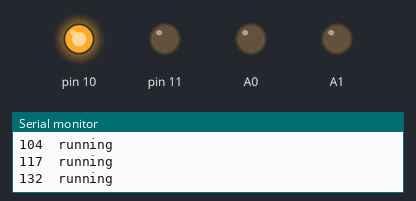
The sketch below on a simulated Arduino Uno, built with avr-gcc and run on an emulated ATmega328P. Parts: output pins drawn as LEDs (lit = HIGH), the last lines printed to the serial monitor.

Above: at 0.2 s.
At 5.5 s:
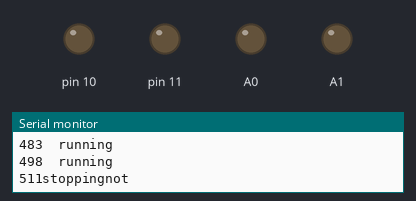
Timing chart, 0 to 8.1 s (numbered marks = the images above):
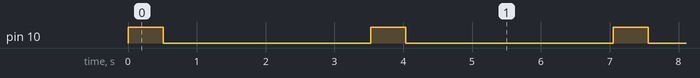

The sketch:

Arm_Testing.ino
```cpp
#include "MotorArm.h"

MotorArm M1(10,11);
MotorArm M2(A0, A1);
unsigned long time = millis();
unsigned long ctime;
unsigned long etime;
bool temp = false;
int b = 0;
bool f1 = false;
void setup() {
  // put your setup code here, to run once:
  Serial.begin(9600);
}

void loop() {
  // put your main code here, to run repeatedly
  M1.start(1, 500);
  if(!M1.getRunning()){
    Serial.print("not");
    delay(3000);
  }
}
  /*
  if(Serial.available()){
    int t = Serial.parseInt();
    if(t<0){
      Serial.print(t);
      Serial.println("yes");
      f1 = true;
      temp = false;
      b = -t;

    }

    if(t > 0){
      Serial.print(t);
      Serial.println("yes");
      temp = true;
      f1 = false;
      b = t;
     // M1.start(-1,b);
    }
  }

  if(temp){
    //Serial.println("working");
    M1.start(-1, b);
    //Serial.print(M1.getRunning());
    temp = M1.getRunning();
  }
  if(f1){
    //Serial.println("working");
    M1.start(1, b);
    //Serial.print(M1.getRunning());
    f1 = M1.getRunning();
  }
  delay(1);
}*/
```

MotorArm.cpp
```cpp
// MotorArm.cpp
#include "MotorArm.h"

MotorArm::MotorArm(int pA, int pB){
  pinA = pA;
  pinB = pB;
  s = 0;
  stime = 0;
  running = false;
  pinMode(pinA, OUTPUT);
  pinMode(pinB, OUTPUT);
  digitalWrite(pinA, LOW);
  digitalWrite(pinB, LOW);
}


void MotorArm::start(int sp){
  s = sp;
  running = true;
  if(s > 0){
    digitalWrite(pinA, HIGH);
    digitalWrite(pinB, LOW);
  }else if(s < 0){
    digitalWrite(pinB, HIGH);
    digitalWrite(pinA, LOW);
  }else{
    digitalWrite(pinA, LOW);
    digitalWrite(pinB, LOW);
  }
}

void MotorArm::Astart(int di, int sp){
  running = true;
  if(di > 0){
    analogWrite(pinA, sp);
    analogWrite(pinB, 0);
  }else if(di < 0){
    analogWrite(pinB, sp);
    analogWrite(pinA, 0);
  }else{
    analogWrite(pinA, 0);
    analogWrite(pinB, 0);
  }
}

void MotorArm::start(int di, int t){
  int ctime = millis() - stime;
  if(!running){
    stime = millis();
    Serial.print("start");
    running = true;
  }
  ctime = millis() - stime;
  if(running && ctime < t){
    start(di);
    Serial.print(ctime);
    Serial.print("\t");
    Serial.println("running");
  }
  if(ctime >= t){
    fStop();
    Serial.print(ctime);
    Serial.print("stopping");
  }

}

void MotorArm::fStop(){
  running = false;
  digitalWrite(pinA, LOW);
  digitalWrite(pinB, LOW);

}

void MotorArm::aStop(){
  analogWrite(pinA, 0);
  analogWrite(pinB, 0);
  running = false;
}

String MotorArm::getPins(){
  return(pinA + " " + pinB);
}

bool MotorArm::getRunning(){
  return(running);
}
```

MotorArm.h
```cpp
// MotorArm.h
#ifndef MotorArm_h
#define MotorArm_h


#include <Arduino.h>


class MotorArm {
  private:
    int pinA;
    int pinB;
    int s;
    unsigned long stime;
    bool running;

  public:
    MotorArm(int pinA, int pinB);
    MotorArmA(int pinA, int pinB);
    void start(int);
    void Astart(int, int);
    void fStop();
    void aStop();
    void start(int, int);

    String getPins();
    bool getRunning();
};

#endif
```

Measured:
- by itself, pin 10: alternates HIGH for 0.51 s and LOW for 3.0 s
